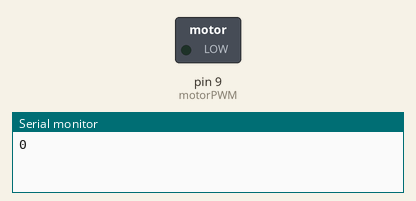
The sketch below on a simulated Arduino Uno, built with avr-gcc and run on an emulated ATmega328P. Parts: switched loads named in the sketch (green lamp = pin HIGH), the last lines printed to the serial monitor.

Above: at 0.05 s.
At 4.85 s:
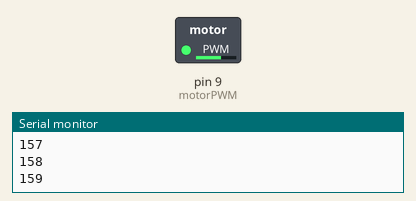
At 9.65 s:
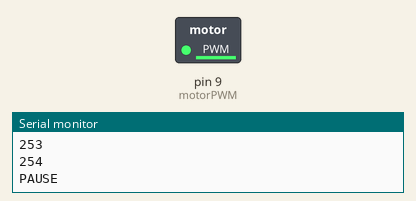
At 15.95 s:
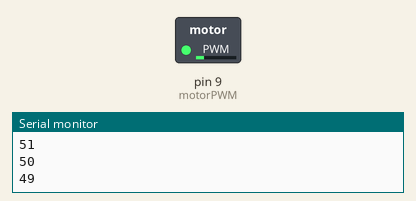
Timing chart, 0 to 25.2 s (numbered marks = the images above):
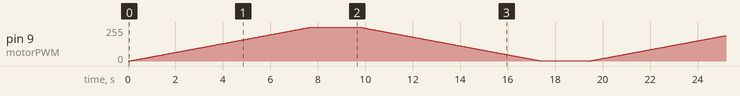

The sketch:

motorTest1.ino
```cpp
int motorPWM = 9;

void setup() {
  pinMode(motorPWM, OUTPUT);
  Serial.begin(9600);
}
int p = 30;
void loop() {
  for (int i = 0; i < 255; i++) {
    delay(p);
    Serial.println(i);
    analogWrite(motorPWM, i);
  }
  Serial.println("PAUSE");
  delay(2000);
  for (int i = 255; i > 0 ; i--) {
    delay(p);
    Serial.println(i);
    analogWrite(motorPWM, i);
  }
  Serial.println("END");
  delay(2000);
}
```
